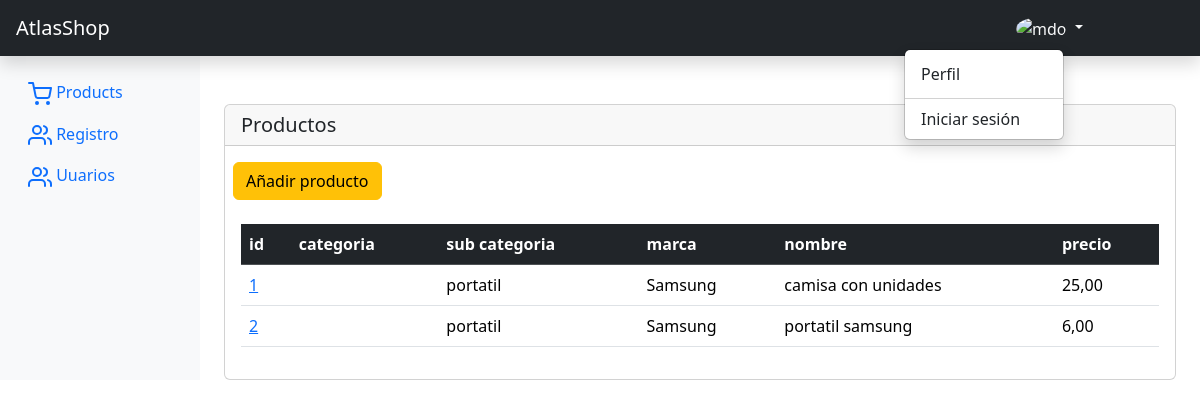
The app's page /administracion/producto-list with its own data.
### main/models.py (models this page shows, shortened)
class Producto(models.Model):
    id = models.AutoField(db_column="id", primary_key=True, verbose_name=_('ID'))
    nombre = models.CharField(max_length=200,  )
    precio = models.DecimalField(default=0.00, decimal_places=2, max_digits=8, validators=[MinValueValidator(0.00)])
    precio_con_iva = models.DecimalField(default=0.00, decimal_places=2, max_digits=8, validators=[MinValueValidator(0.00)])
    unidades = models.PositiveIntegerField(default=0)
    iva = models.DecimalField(default=0.21, decimal_places=2, max_digits=5, validators=[MinValueValidator(0.00)])
    desccripcion = models.TextField(null=True, blank=True)
    subcategoria_id = models.ForeignKey(db_column='sucategoria_id', to=SubCategoria, on_delete=models.CASCADE, related_name='get_SubCategoria_Producto', verbose_name=_("SubCategoria"))
    marca_id = models.ForeignKey(db_column='marca_id', to=Marca, on_delete=models.CASCADE, related_name='get_Marca_Producto', verbose_name=_("Marca"))
    class Meta:
        db_table = "producto"
        verbose_name = "Producto"
        verbose_name_plural ="Productos"

class SubCategoria(models.Model):
    id = models.AutoField(db_column="id", primary_key=True, verbose_name=_('ID'))
    nombre = models.CharField(max_length=20, unique=True)
    categoria_id = models.ForeignKey(db_column='categoria_id', to=Categoria, on_delete=models.CASCADE, related_name='get_Categoria_SubCategoria', verbose_name=_("Categoria"))
    def __str__(self) -> str:
        return self.nombre
    class Meta:
        db_table = "subcategoria"
        verbose_name = "Sub Categoria"
        verbose_name_plural ="Sub Categorias"

class Marca(models.Model):
    id = models.AutoField(db_column="id", primary_key=True, verbose_name=_('ID'))
    nombre = models.CharField(max_length=20, unique=True)
    def __str__(self) -> str:
        return self.nombre
    class Meta:
        db_table = "t_marca"
        verbose_name = "Marca"
        verbose_name_plural ="Marcas"
        constraints = [
            models.UniqueConstraint(name='marca_uk-c', fields=['nombre'])
        ]

### administracion/productoViews.py (the view, shortened to what this page needs)
# urls.py: path('producto-list', ProductoListFilterPageView.as_view(), name='producto_list'),
class ProductoListFilterPageView(TemplateView):
    template_name='administracion/producto-list.html'
    def contexto(self, request, qsProducto:Producto): #form:formulariofilter
        try:
            contexto = dict(
                qsProducto=qsProducto,
            )
            return contexto
        except Exception as Err:
            return Err
    def get(self, request, *args, **kwargs):
        qsProducto = Producto.objects.all()
        contexto = self.contexto(request, qsProducto)
        if request.session.get("add_contexto", None) is not None:
            contexto.update(request.session["add_contexto"])
            del request.session["add_contexto"]
        return render(request, self.template_name, contexto)

### cliente/contexto_categorias.py (called while the page is built)
def categorias_disponibles(request):
    categorias = Categoria.objects.all()
    return {'categorias': categorias}

### administracion/templates/administracion/producto-list.html (shortened to what this page needs)
{% extends 'administracion/base.html' %}
{% load static %}
{% load i18n %}
{% block content %}
<div class="card mt-5">
  <h5 class="card-header"> Productos</h5>
  <div class="m-2 mt-3">
    <a href="{% url 'administracion:producto_new' %}" class="btn btn-warning">
      Añadir producto
    </a>
  </div>
<div class="card-body">
<table class="table">
    <thead class="table-dark">
        <tr>
          <th>id</th>
          <th>categoria</th>
          <th>sub categoria</th>
          <th>marca</th>
          <th>nombre</th>
          <th>precio</th>
        </tr>
    </thead>
    <tbody>
      {% for producto  in qsProducto %}
      <tr>
        <td>
          <a href="{% url 'administracion:producto_edit' key=producto.id %}">
            {{producto.id}}
          </a>
        </td>
        <td>{{producto.categoria_id}}</td>
        <td>{{producto.subcategoria_id}}</td>
        <td>{{producto.marca_id}}</td>
        <td>{{producto.nombre}}</td>
        <td>{{producto.precio}}</td>
       </tr>
      {% endfor %}
    </tbody>
  </table>
  </div>
</div>
{% endblock content %}

### records on screen
Producto: id "1", subcategoria_id "portatil", marca_id "Samsung", nombre "camisa con unidades", precio "25,00"
Producto: id "2", subcategoria_id "portatil", marca_id "Samsung", nombre "portatil samsung", precio "6,00"
